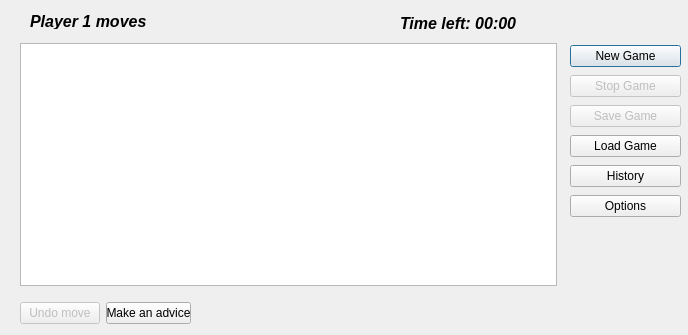
<?xml version="1.0" encoding="UTF-8"?>
<ui version="4.0">
 <class>kalah_window</class>
 <widget class="QDialog" name="kalah_window">
  <property name="geometry">
   <rect>
    <x>0</x>
    <y>0</y>
    <width>688</width>
    <height>335</height>
   </rect>
  </property>
  <property name="windowTitle">
   <string>KALAH Gameboard</string>
  </property>
  <widget class="QGraphicsView" name="board">
   <property name="geometry">
    <rect>
     <x>20</x>
     <y>43</y>
     <width>537</width>
     <height>243</height>
    </rect>
   </property>
   <property name="viewportUpdateMode">
    <enum>QGraphicsView::FullViewportUpdate</enum>
   </property>
  </widget>
  <widget class="QLabel" name="active_player">
   <property name="geometry">
    <rect>
     <x>30</x>
     <y>13</y>
     <width>361</width>
     <height>16</height>
    </rect>
   </property>
   <property name="font">
    <font>
     <pointsize>12</pointsize>
     <weight>75</weight>
     <italic>true</italic>
     <bold>true</bold>
    </font>
   </property>
   <property name="text">
    <string>Player 1 moves</string>
   </property>
   <property name="scaledContents">
    <bool>true</bool>
   </property>
  </widget>
  <widget class="QLabel" name="time_left">
   <property name="geometry">
    <rect>
     <x>400</x>
     <y>13</y>
     <width>151</width>
     <height>20</height>
    </rect>
   </property>
   <property name="font">
    <font>
     <pointsize>12</pointsize>
     <weight>75</weight>
     <italic>true</italic>
     <bold>true</bold>
    </font>
   </property>
   <property name="text">
    <string>Time left: 00:00</string>
   </property>
   <property name="scaledContents">
    <bool>true</bool>
   </property>
  </widget>
  <widget class="QWidget" name="layoutWidget">
   <property name="geometry">
    <rect>
     <x>570</x>
     <y>43</y>
     <width>111</width>
     <height>182</height>
    </rect>
   </property>
   <layout class="QVBoxLayout" name="verticalLayout">
    <item>
     <widget class="QPushButton" name="newgame">
      <property name="text">
       <string>New Game</string>
      </property>
     </widget>
    </item>
    <item>
     <widget class="QPushButton" name="stopgame">
      <property name="enabled">
       <bool>false</bool>
      </property>
      <property name="text">
       <string>Stop Game</string>
      </property>
     </widget>
    </item>
    <item>
     <widget class="QPushButton" name="savegame">
      <property name="enabled">
       <bool>false</bool>
      </property>
      <property name="text">
       <string>Save Game</string>
      </property>
     </widget>
    </item>
    <item>
     <widget class="QPushButton" name="loadgame">
      <property name="text">
       <string>Load Game</string>
      </property>
     </widget>
    </item>
    <item>
     <widget class="QPushButton" name="history">
      <property name="text">
       <string>History</string>
      </property>
     </widget>
    </item>
    <item>
     <widget class="QPushButton" name="options">
      <property name="text">
       <string>Options</string>
      </property>
     </widget>
    </item>
   </layout>
  </widget>
  <widget class="QWidget" name="layoutWidget">
   <property name="geometry">
    <rect>
     <x>20</x>
     <y>300</y>
     <width>171</width>
     <height>27</height>
    </rect>
   </property>
   <layout class="QHBoxLayout" name="horizontalLayout">
    <item>
     <widget class="QPushButton" name="undo">
      <property name="enabled">
       <bool>false</bool>
      </property>
      <property name="text">
       <string>Undo move</string>
      </property>
     </widget>
    </item>
    <item>
     <widget class="QPushButton" name="advice">
      <property name="text">
       <string>Make an advice</string>
      </property>
     </widget>
    </item>
   </layout>
  </widget>
 </widget>
 <resources/>
 <connections/>
</ui>
